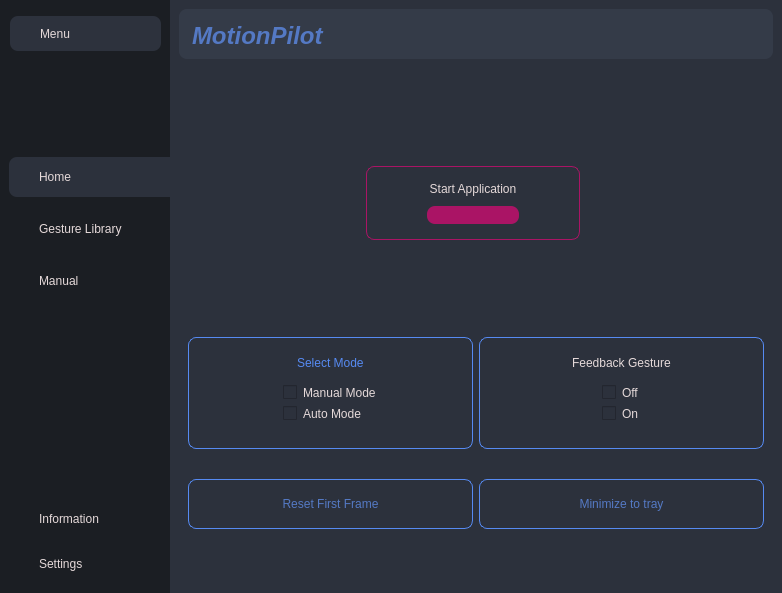
<?xml version="1.0" encoding="UTF-8"?>
<ui version="4.0">
 <class>MainWindow</class>
 <widget class="QMainWindow" name="MainWindow">
  <property name="enabled">
   <bool>true</bool>
  </property>
  <property name="geometry">
   <rect>
    <x>0</x>
    <y>0</y>
    <width>782</width>
    <height>593</height>
   </rect>
  </property>
  <property name="windowTitle">
   <string>MainWindow</string>
  </property>
  <property name="styleSheet">
   <string notr="true">*{
	border:none;
	background-color:transparent;
	background:none;
	padding:0;
	margin:0;
	color:#E5D9D9;
}

#centralwidget{
	background-color:#2C313C;
	
}

#leftMenuSubContainer{
	background-color:#1B1E23;

}

#leftMenuSubContainer QPushButton{
	text-align:left;
	padding:2px 30px;
	border-top-left-radius:8px;
	border-top-right-radius:8px;	
	border-bottom-left-radius:8px;
	border-bottom-right-radius:8px;
}</string>
  </property>
  <widget class="QWidget" name="centralwidget">
   <layout class="QHBoxLayout" name="horizontalLayout">
    <property name="spacing">
     <number>0</number>
    </property>
    <property name="leftMargin">
     <number>0</number>
    </property>
    <property name="topMargin">
     <number>0</number>
    </property>
    <property name="rightMargin">
     <number>0</number>
    </property>
    <property name="bottomMargin">
     <number>0</number>
    </property>
    <item alignment="Qt::AlignLeft">
     <widget class="QWidget" name="leftMenuContainer" native="true">
      <property name="minimumSize">
       <size>
        <width>170</width>
        <height>0</height>
       </size>
      </property>
      <layout class="QVBoxLayout" name="verticalLayout">
       <property name="leftMargin">
        <number>0</number>
       </property>
       <property name="topMargin">
        <number>0</number>
       </property>
       <property name="rightMargin">
        <number>0</number>
       </property>
       <property name="bottomMargin">
        <number>0</number>
       </property>
       <item alignment="Qt::AlignLeft">
        <widget class="QWidget" name="leftMenuSubContainer" native="true">
         <property name="sizePolicy">
          <sizepolicy hsizetype="Expanding" vsizetype="Expanding">
           <horstretch>0</horstretch>
           <verstretch>0</verstretch>
          </sizepolicy>
         </property>
         <property name="minimumSize">
          <size>
           <width>170</width>
           <height>0</height>
          </size>
         </property>
         <property name="maximumSize">
          <size>
           <width>128</width>
           <height>16777215</height>
          </size>
         </property>
         <layout class="QVBoxLayout" name="verticalLayout_2">
          <property name="spacing">
           <number>0</number>
          </property>
          <property name="leftMargin">
           <number>0</number>
          </property>
          <property name="topMargin">
           <number>0</number>
          </property>
          <property name="rightMargin">
           <number>0</number>
          </property>
          <property name="bottomMargin">
           <number>0</number>
          </property>
          <item alignment="Qt::AlignTop">
           <widget class="QFrame" name="sideMenuFrame1">
            <property name="sizePolicy">
             <sizepolicy hsizetype="Expanding" vsizetype="Expanding">
              <horstretch>0</horstretch>
              <verstretch>0</verstretch>
             </sizepolicy>
            </property>
            <property name="frameShape">
             <enum>QFrame::StyledPanel</enum>
            </property>
            <property name="frameShadow">
             <enum>QFrame::Raised</enum>
            </property>
            <layout class="QHBoxLayout" name="horizontalLayout_2">
             <property name="leftMargin">
              <number>10</number>
             </property>
             <property name="topMargin">
              <number>16</number>
             </property>
             <item>
              <widget class="QPushButton" name="menuButton">
               <property name="sizePolicy">
                <sizepolicy hsizetype="Preferred" vsizetype="Expanding">
                 <horstretch>0</horstretch>
                 <verstretch>0</verstretch>
                </sizepolicy>
               </property>
               <property name="minimumSize">
                <size>
                 <width>150</width>
                 <height>35</height>
                </size>
               </property>
               <property name="toolTip">
                <string>Menu</string>
               </property>
               <property name="styleSheet">
                <string notr="true">background-color:rgb(45, 50, 61)
</string>
               </property>
               <property name="text">
                <string>Menu</string>
               </property>
               <property name="icon">
                <iconset resource="../Practice/Sandunika/Resources.qrc">
                 <normaloff>:/icons/Icons2/menu.svg</normaloff>:/icons/Icons2/menu.svg</iconset>
               </property>
               <property name="iconSize">
                <size>
                 <width>16</width>
                 <height>16</height>
                </size>
               </property>
               <property name="autoRepeatDelay">
                <number>300</number>
               </property>
              </widget>
             </item>
            </layout>
           </widget>
          </item>
          <item alignment="Qt::AlignTop">
           <widget class="QFrame" name="sideMenuFrame2">
            <property name="sizePolicy">
             <sizepolicy hsizetype="Expanding" vsizetype="Ignored">
              <horstretch>0</horstretch>
              <verstretch>0</verstretch>
             </sizepolicy>
            </property>
            <property name="minimumSize">
             <size>
              <width>170</width>
              <height>0</height>
             </size>
            </property>
            <property name="frameShape">
             <enum>QFrame::StyledPanel</enum>
            </property>
            <property name="frameShadow">
             <enum>QFrame::Raised</enum>
            </property>
            <layout class="QVBoxLayout" name="verticalLayout_3">
             <property name="spacing">
              <number>25</number>
             </property>
             <property name="leftMargin">
              <number>9</number>
             </property>
             <item alignment="Qt::AlignHCenter|Qt::AlignVCenter">
              <widget class="QPushButton" name="homeButton">
               <property name="sizePolicy">
                <sizepolicy hsizetype="Expanding" vsizetype="Fixed">
                 <horstretch>0</horstretch>
                 <verstretch>0</verstretch>
                </sizepolicy>
               </property>
               <property name="minimumSize">
                <size>
                 <width>170</width>
                 <height>40</height>
                </size>
               </property>
               <property name="toolTip">
                <string>Home</string>
               </property>
               <property name="styleSheet">
                <string notr="true">background-color:rgb(44, 49, 60)</string>
               </property>
               <property name="text">
                <string>Home</string>
               </property>
               <property name="icon">
                <iconset resource="../Practice/Sandunika/Resources.qrc">
                 <normaloff>:/icons/Icons2/home.svg</normaloff>:/icons/Icons2/home.svg</iconset>
               </property>
              </widget>
             </item>
             <item>
              <widget class="QPushButton" name="gestureLibraryButton">
               <property name="minimumSize">
                <size>
                 <width>160</width>
                 <height>40</height>
                </size>
               </property>
               <property name="toolTip">
                <string>Gesture Library</string>
               </property>
               <property name="text">
                <string>Gesture Library</string>
               </property>
               <property name="icon">
                <iconset resource="../Practice/Sandunika/Resources.qrc">
                 <normaloff>:/icons/Icons2/globe.svg</normaloff>:/icons/Icons2/globe.svg</iconset>
               </property>
              </widget>
             </item>
             <item>
              <widget class="QPushButton" name="manualButton">
               <property name="minimumSize">
                <size>
                 <width>150</width>
                 <height>40</height>
                </size>
               </property>
               <property name="toolTip">
                <string>Learn how to use the app</string>
               </property>
               <property name="text">
                <string>Manual</string>
               </property>
               <property name="icon">
                <iconset resource="../Practice/Sandunika/Resources.qrc">
                 <normaloff>:/icons/Icons2/book-open.svg</normaloff>:/icons/Icons2/book-open.svg</iconset>
               </property>
              </widget>
             </item>
            </layout>
           </widget>
          </item>
          <item alignment="Qt::AlignVCenter">
           <widget class="QFrame" name="frame_7">
            <property name="sizePolicy">
             <sizepolicy hsizetype="Expanding" vsizetype="Expanding">
              <horstretch>0</horstretch>
              <verstretch>0</verstretch>
             </sizepolicy>
            </property>
            <property name="frameShape">
             <enum>QFrame::StyledPanel</enum>
            </property>
            <property name="frameShadow">
             <enum>QFrame::Raised</enum>
            </property>
            <layout class="QGridLayout" name="gridLayout_2">
             <property name="verticalSpacing">
              <number>5</number>
             </property>
             <item row="0" column="0">
              <spacer name="verticalSpacer">
               <property name="orientation">
                <enum>Qt::Vertical</enum>
               </property>
               <property name="sizeHint" stdset="0">
                <size>
                 <width>20</width>
                 <height>50</height>
                </size>
               </property>
              </spacer>
             </item>
            </layout>
           </widget>
          </item>
          <item alignment="Qt::AlignBottom">
           <widget class="QFrame" name="sideMenuFrame3">
            <property name="frameShape">
             <enum>QFrame::StyledPanel</enum>
            </property>
            <property name="frameShadow">
             <enum>QFrame::Raised</enum>
            </property>
            <layout class="QVBoxLayout" name="verticalLayout_4">
             <property name="spacing">
              <number>5</number>
             </property>
             <property name="leftMargin">
              <number>9</number>
             </property>
             <item>
              <widget class="QPushButton" name="informationButton">
               <property name="minimumSize">
                <size>
                 <width>150</width>
                 <height>40</height>
                </size>
               </property>
               <property name="toolTip">
                <string>Information about the app</string>
               </property>
               <property name="text">
                <string>Information</string>
               </property>
               <property name="icon">
                <iconset resource="../Practice/Sandunika/Resources.qrc">
                 <normaloff>:/icons/Icons2/info.svg</normaloff>:/icons/Icons2/info.svg</iconset>
               </property>
              </widget>
             </item>
             <item>
              <widget class="QPushButton" name="settingsButton">
               <property name="minimumSize">
                <size>
                 <width>150</width>
                 <height>40</height>
                </size>
               </property>
               <property name="toolTip">
                <string>Go to settings</string>
               </property>
               <property name="text">
                <string>Settings</string>
               </property>
               <property name="icon">
                <iconset resource="../Practice/Sandunika/Resources.qrc">
                 <normaloff>:/icons/Icons2/settings.svg</normaloff>:/icons/Icons2/settings.svg</iconset>
               </property>
              </widget>
             </item>
            </layout>
           </widget>
          </item>
         </layout>
        </widget>
       </item>
      </layout>
     </widget>
    </item>
    <item>
     <widget class="QWidget" name="mainBodyContainer" native="true">
      <property name="minimumSize">
       <size>
        <width>500</width>
        <height>0</height>
       </size>
      </property>
      <property name="maximumSize">
       <size>
        <width>167772</width>
        <height>16777215</height>
       </size>
      </property>
      <property name="styleSheet">
       <string notr="true">background-color:rgb(44, 49, 60);
text-align:center;</string>
      </property>
      <layout class="QVBoxLayout" name="verticalLayout_5">
       <item alignment="Qt::AlignTop">
        <widget class="QFrame" name="titleContainer">
         <property name="sizePolicy">
          <sizepolicy hsizetype="Expanding" vsizetype="Expanding">
           <horstretch>0</horstretch>
           <verstretch>0</verstretch>
          </sizepolicy>
         </property>
         <property name="minimumSize">
          <size>
           <width>450</width>
           <height>50</height>
          </size>
         </property>
         <property name="maximumSize">
          <size>
           <width>16777215</width>
           <height>50</height>
          </size>
         </property>
         <property name="layoutDirection">
          <enum>Qt::LeftToRight</enum>
         </property>
         <property name="styleSheet">
          <string notr="true">background-color:#343B48;
border-top-left-radius:8px;
	border-top-right-radius:8px;	
	border-bottom-left-radius:8px;
	border-bottom-right-radius:8px;</string>
         </property>
         <property name="frameShape">
          <enum>QFrame::StyledPanel</enum>
         </property>
         <property name="frameShadow">
          <enum>QFrame::Raised</enum>
         </property>
         <layout class="QHBoxLayout" name="horizontalLayout_4">
          <item>
           <widget class="QTextEdit" name="titleText">
            <property name="styleSheet">
             <string notr="true">color:#5479C4</string>
            </property>
            <property name="verticalScrollBarPolicy">
             <enum>Qt::ScrollBarAlwaysOff</enum>
            </property>
            <property name="html">
             <string>&lt;!DOCTYPE HTML PUBLIC &quot;-//W3C//DTD HTML 4.0//EN&quot; &quot;http://www.w3.org/TR/REC-html40/strict.dtd&quot;&gt;
&lt;html&gt;&lt;head&gt;&lt;meta name=&quot;qrichtext&quot; content=&quot;1&quot; /&gt;&lt;meta charset=&quot;utf-8&quot; /&gt;&lt;style type=&quot;text/css&quot;&gt;
p, li { white-space: pre-wrap; }
hr { height: 1px; border-width: 0; }
li.unchecked::marker { content: &quot;\2610&quot;; }
li.checked::marker { content: &quot;\2612&quot;; }
&lt;/style&gt;&lt;/head&gt;&lt;body style=&quot; font-family:'Segoe UI'; font-size:9pt; font-weight:400; font-style:normal;&quot;&gt;
&lt;p style=&quot; margin-top:0px; margin-bottom:0px; margin-left:0px; margin-right:0px; -qt-block-indent:0; text-indent:0px;&quot;&gt;&lt;span style=&quot; font-size:18pt; font-weight:700; font-style:italic;&quot;&gt;MotionPilot&lt;/span&gt;&lt;/p&gt;&lt;/body&gt;&lt;/html&gt;</string>
            </property>
           </widget>
          </item>
          <item>
           <widget class="QFrame" name="frame_6">
            <property name="frameShape">
             <enum>QFrame::StyledPanel</enum>
            </property>
            <property name="frameShadow">
             <enum>QFrame::Raised</enum>
            </property>
            <layout class="QHBoxLayout" name="horizontalLayout_3">
             <item alignment="Qt::AlignHCenter|Qt::AlignVCenter">
              <widget class="QPushButton" name="minimizeBtn">
               <property name="text">
                <string/>
               </property>
               <property name="icon">
                <iconset resource="../Practice/Sandunika/Resources.qrc">
                 <normaloff>:/icons/Icons2/minus.svg</normaloff>:/icons/Icons2/minus.svg</iconset>
               </property>
               <property name="iconSize">
                <size>
                 <width>20</width>
                 <height>20</height>
                </size>
               </property>
              </widget>
             </item>
             <item alignment="Qt::AlignHCenter|Qt::AlignVCenter">
              <widget class="QPushButton" name="normalBtn">
               <property name="text">
                <string/>
               </property>
               <property name="icon">
                <iconset resource="../Practice/Sandunika/Resources.qrc">
                 <normaloff>:/icons/Icons2/maximize.svg</normaloff>:/icons/Icons2/maximize.svg</iconset>
               </property>
               <property name="iconSize">
                <size>
                 <width>20</width>
                 <height>20</height>
                </size>
               </property>
              </widget>
             </item>
             <item alignment="Qt::AlignHCenter|Qt::AlignVCenter">
              <widget class="QPushButton" name="closeBtn">
               <property name="text">
                <string/>
               </property>
               <property name="icon">
                <iconset resource="../Practice/Sandunika/Resources.qrc">
                 <normaloff>:/icons/Icons2/x.svg</normaloff>:/icons/Icons2/x.svg</iconset>
               </property>
               <property name="iconSize">
                <size>
                 <width>20</width>
                 <height>20</height>
                </size>
               </property>
              </widget>
             </item>
            </layout>
           </widget>
          </item>
         </layout>
        </widget>
       </item>
       <item>
        <widget class="QFrame" name="frame">
         <property name="sizePolicy">
          <sizepolicy hsizetype="Expanding" vsizetype="Expanding">
           <horstretch>0</horstretch>
           <verstretch>0</verstretch>
          </sizepolicy>
         </property>
         <property name="frameShape">
          <enum>QFrame::StyledPanel</enum>
         </property>
         <property name="frameShadow">
          <enum>QFrame::Raised</enum>
         </property>
         <layout class="QVBoxLayout" name="verticalLayout_11">
          <property name="topMargin">
           <number>50</number>
          </property>
          <property name="rightMargin">
           <number>15</number>
          </property>
          <property name="bottomMargin">
           <number>30</number>
          </property>
          <item alignment="Qt::AlignHCenter|Qt::AlignVCenter">
           <widget class="QFrame" name="startButtonContainer">
            <property name="sizePolicy">
             <sizepolicy hsizetype="Expanding" vsizetype="Expanding">
              <horstretch>0</horstretch>
              <verstretch>0</verstretch>
             </sizepolicy>
            </property>
            <property name="maximumSize">
             <size>
              <width>1000</width>
              <height>1000</height>
             </size>
            </property>
            <property name="styleSheet">
             <string notr="true">#startButtonContainer {
    border: 1px solid #AA1465;
    border-radius: 8px; 
}

#startButton{
	text-align:left;
	padding:2px 30px;
	border-top-left-radius:8px;
	border-top-right-radius:8px;	
	border-bottom-left-radius:8px;
	border-bottom-right-radius:8px;
}</string>
            </property>
            <property name="frameShape">
             <enum>QFrame::StyledPanel</enum>
            </property>
            <property name="frameShadow">
             <enum>QFrame::Raised</enum>
            </property>
            <layout class="QVBoxLayout" name="verticalLayout_7">
             <property name="spacing">
              <number>10</number>
             </property>
             <property name="leftMargin">
              <number>60</number>
             </property>
             <property name="topMargin">
              <number>15</number>
             </property>
             <property name="rightMargin">
              <number>60</number>
             </property>
             <property name="bottomMargin">
              <number>15</number>
             </property>
             <item>
              <widget class="QLabel" name="label">
               <property name="text">
                <string>Start Application</string>
               </property>
               <property name="alignment">
                <set>Qt::AlignCenter</set>
               </property>
              </widget>
             </item>
             <item>
              <widget class="QPushButton" name="startButton">
               <property name="styleSheet">
                <string notr="true">background-color:rgb(170, 20, 101);
text-align:center;

</string>
               </property>
               <property name="text">
                <string/>
               </property>
               <property name="icon">
                <iconset resource="../Practice/Sandunika/Resources.qrc">
                 <normaloff>:/icons/Icons2/power.svg</normaloff>:/icons/Icons2/power.svg</iconset>
               </property>
              </widget>
             </item>
            </layout>
           </widget>
          </item>
         </layout>
        </widget>
       </item>
       <item>
        <widget class="QFrame" name="subMainBodyContainer">
         <property name="sizePolicy">
          <sizepolicy hsizetype="Expanding" vsizetype="Expanding">
           <horstretch>0</horstretch>
           <verstretch>0</verstretch>
          </sizepolicy>
         </property>
         <property name="styleSheet">
          <string notr="true">#resetFirstFrameButton{
    border: 1px solid #568AF2;
    border-radius: 8px; 
}

#minimizeToTrayButton{
    border: 1px solid #568AF2;
    border-radius: 8px; 
}

QPushButton {
    color: :#5479C4; /* Change this to your desired text color */
  
}</string>
         </property>
         <property name="frameShape">
          <enum>QFrame::StyledPanel</enum>
         </property>
         <property name="frameShadow">
          <enum>QFrame::Raised</enum>
         </property>
         <layout class="QGridLayout" name="gridLayout">
          <property name="verticalSpacing">
           <number>30</number>
          </property>
          <item row="0" column="0">
           <widget class="QFrame" name="modeContainer">
            <property name="styleSheet">
             <string notr="true">#modeContainer {
    border: 1px solid #568AF2;
    border-radius: 8px; 
}</string>
            </property>
            <property name="frameShape">
             <enum>QFrame::StyledPanel</enum>
            </property>
            <property name="frameShadow">
             <enum>QFrame::Raised</enum>
            </property>
            <layout class="QVBoxLayout" name="verticalLayout_8">
             <item>
              <widget class="QFrame" name="frame_2">
               <property name="styleSheet">
                <string notr="true">#SelectMode{
	color:#568AF2;
}</string>
               </property>
               <property name="frameShape">
                <enum>QFrame::StyledPanel</enum>
               </property>
               <property name="frameShadow">
                <enum>QFrame::Raised</enum>
               </property>
               <layout class="QVBoxLayout" name="verticalLayout_6">
                <item alignment="Qt::AlignHCenter|Qt::AlignVCenter">
                 <widget class="QLabel" name="SelectMode">
                  <property name="sizePolicy">
                   <sizepolicy hsizetype="Expanding" vsizetype="Expanding">
                    <horstretch>0</horstretch>
                    <verstretch>0</verstretch>
                   </sizepolicy>
                  </property>
                  <property name="text">
                   <string>Select Mode</string>
                  </property>
                 </widget>
                </item>
                <item alignment="Qt::AlignHCenter|Qt::AlignTop">
                 <widget class="QFrame" name="frame_4">
                  <property name="frameShape">
                   <enum>QFrame::StyledPanel</enum>
                  </property>
                  <property name="frameShadow">
                   <enum>QFrame::Raised</enum>
                  </property>
                  <layout class="QVBoxLayout" name="verticalLayout_12">
                   <item>
                    <widget class="QCheckBox" name="checkBox_2">
                     <property name="sizePolicy">
                      <sizepolicy hsizetype="Expanding" vsizetype="Expanding">
                       <horstretch>0</horstretch>
                       <verstretch>0</verstretch>
                      </sizepolicy>
                     </property>
                     <property name="text">
                      <string>Manual Mode</string>
                     </property>
                    </widget>
                   </item>
                   <item>
                    <widget class="QCheckBox" name="checkBox">
                     <property name="sizePolicy">
                      <sizepolicy hsizetype="Expanding" vsizetype="Expanding">
                       <horstretch>0</horstretch>
                       <verstretch>0</verstretch>
                      </sizepolicy>
                     </property>
                     <property name="maximumSize">
                      <size>
                       <width>16777215</width>
                       <height>16777215</height>
                      </size>
                     </property>
                     <property name="text">
                      <string>Auto Mode</string>
                     </property>
                    </widget>
                   </item>
                  </layout>
                 </widget>
                </item>
               </layout>
              </widget>
             </item>
            </layout>
           </widget>
          </item>
          <item row="1" column="1" alignment="Qt::AlignTop">
           <widget class="QPushButton" name="minimizeToTrayButton">
            <property name="sizePolicy">
             <sizepolicy hsizetype="Expanding" vsizetype="Expanding">
              <horstretch>0</horstretch>
              <verstretch>0</verstretch>
             </sizepolicy>
            </property>
            <property name="minimumSize">
             <size>
              <width>0</width>
              <height>50</height>
             </size>
            </property>
            <property name="maximumSize">
             <size>
              <width>16777215</width>
              <height>60</height>
             </size>
            </property>
            <property name="styleSheet">
             <string notr="true">color:#5479C4

</string>
            </property>
            <property name="text">
             <string>Minimize to tray</string>
            </property>
            <property name="icon">
             <iconset resource="../Practice/Sandunika/Resources.qrc">
              <normaloff>:/icons/Icons2/chevrons-down.svg</normaloff>:/icons/Icons2/chevrons-down.svg</iconset>
            </property>
           </widget>
          </item>
          <item row="0" column="1">
           <widget class="QFrame" name="feedbackContainer">
            <property name="styleSheet">
             <string notr="true">#feedbackContainer {
    border: 1px solid #568AF2;
    border-radius: 8px; 
 
	
}</string>
            </property>
            <property name="frameShape">
             <enum>QFrame::StyledPanel</enum>
            </property>
            <property name="frameShadow">
             <enum>QFrame::Raised</enum>
            </property>
            <layout class="QVBoxLayout" name="verticalLayout_9">
             <item>
              <widget class="QFrame" name="frame_3">
               <property name="styleSheet">
                <string notr="true">#FeebackGesture{
	color:#568AF2;
}</string>
               </property>
               <property name="frameShape">
                <enum>QFrame::StyledPanel</enum>
               </property>
               <property name="frameShadow">
                <enum>QFrame::Raised</enum>
               </property>
               <layout class="QVBoxLayout" name="verticalLayout_10">
                <item alignment="Qt::AlignHCenter|Qt::AlignTop">
                 <widget class="QLabel" name="FeedbackGesture">
                  <property name="sizePolicy">
                   <sizepolicy hsizetype="Expanding" vsizetype="Expanding">
                    <horstretch>0</horstretch>
                    <verstretch>0</verstretch>
                   </sizepolicy>
                  </property>
                  <property name="styleSheet">
                   <string notr="true"/>
                  </property>
                  <property name="text">
                   <string>Feedback Gesture</string>
                  </property>
                 </widget>
                </item>
                <item alignment="Qt::AlignHCenter|Qt::AlignTop">
                 <widget class="QFrame" name="frame_5">
                  <property name="frameShape">
                   <enum>QFrame::StyledPanel</enum>
                  </property>
                  <property name="frameShadow">
                   <enum>QFrame::Raised</enum>
                  </property>
                  <layout class="QVBoxLayout" name="verticalLayout_13">
                   <item>
                    <widget class="QCheckBox" name="checkBox_4">
                     <property name="sizePolicy">
                      <sizepolicy hsizetype="Expanding" vsizetype="Expanding">
                       <horstretch>0</horstretch>
                       <verstretch>0</verstretch>
                      </sizepolicy>
                     </property>
                     <property name="text">
                      <string>Off</string>
                     </property>
                    </widget>
                   </item>
                   <item>
                    <widget class="QCheckBox" name="checkBox_3">
                     <property name="sizePolicy">
                      <sizepolicy hsizetype="Expanding" vsizetype="Expanding">
                       <horstretch>0</horstretch>
                       <verstretch>0</verstretch>
                      </sizepolicy>
                     </property>
                     <property name="text">
                      <string>On</string>
                     </property>
                    </widget>
                   </item>
                  </layout>
                 </widget>
                </item>
               </layout>
              </widget>
             </item>
            </layout>
           </widget>
          </item>
          <item row="1" column="0" alignment="Qt::AlignTop">
           <widget class="QPushButton" name="resetFirstFrameButton">
            <property name="sizePolicy">
             <sizepolicy hsizetype="Expanding" vsizetype="Expanding">
              <horstretch>0</horstretch>
              <verstretch>0</verstretch>
             </sizepolicy>
            </property>
            <property name="minimumSize">
             <size>
              <width>5</width>
              <height>50</height>
             </size>
            </property>
            <property name="maximumSize">
             <size>
              <width>16777215</width>
              <height>60</height>
             </size>
            </property>
            <property name="styleSheet">
             <string notr="true">color:#5479C4</string>
            </property>
            <property name="text">
             <string>Reset First Frame</string>
            </property>
           </widget>
          </item>
         </layout>
        </widget>
       </item>
      </layout>
      <zorder>frame</zorder>
      <zorder>titleContainer</zorder>
      <zorder>subMainBodyContainer</zorder>
     </widget>
    </item>
   </layout>
  </widget>
 </widget>
 <resources>
  <include location="../Practice/Sandunika/Resources.qrc"/>
 </resources>
 <connections/>
</ui>
